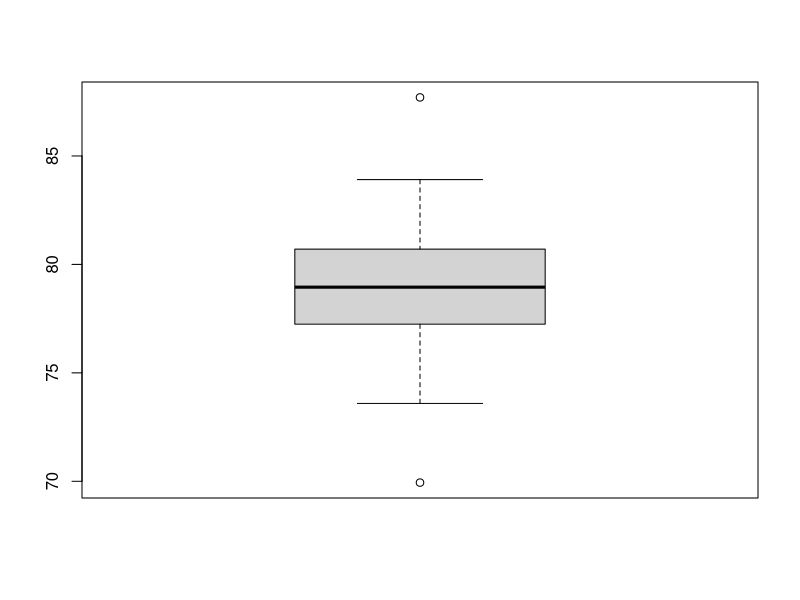

Generate this figure with R:
# Laboratorio 5
# Víctor Andrés Corpus Aguirre, IF

# Un comprador de alimento compro 44 bolsas de 80 kg y el dice que peso las 44 bolsas 
# y no se cumplia con la media de 80 kg por lo que demando a la empresa

# Datos
costal <- c(87.7, 80.01, 77.28, 78.76, 81.52, 74.2, 80.71, 79.5, 77.87, 81.94, 80.7,
            82.32, 75.78, 80.19, 83.91, 79.4, 77.52, 77.62, 81.4, 74.89, 82.95,
            73.59, 77.92, 77.18, 79.83, 81.23, 79.28, 78.44, 79.01, 80.47, 76.23, 
            78.89, 77.14, 69.94, 78.54, 79.7, 82.45, 77.29, 75.52, 77.21, 75.99,
            81.94, 80.41, 77.7)

# Pruebas estadisticas
mean(costal)        
var(costal)
sd(costal)

# Grafico
boxplot(costal)

# Prueba de T
t.test(costal, mu =80)

# Al final el comprador ganó la demanda ya que la empresa no cumplia con los
# controles de calidad y por eso no cumplian con los 80 kg